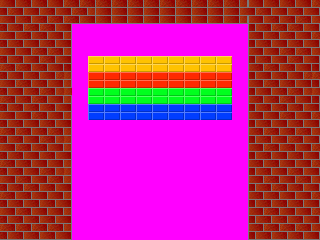

Rendered tile map (Tiled .tmx) drawn with the repository's tilesets; below, a short description and the full map source, tile grids included:
An orthogonal 40x30 tile map with 8x8 px tiles, 1 tile layer (bricks).

<map version="1.2" tiledversion="1.2.1" orientation="orthogonal" renderorder="right-down" width="40" height="30" tilewidth="8" tileheight="8" infinite="0" nextlayerid="3" nextobjectid="1">
 <tileset firstgid="1" source="tileset.tsx" />
 <layer id="1" name="bricks" width="40" height="30">
  <data encoding="csv">
22,23,22,21,22,21,22,23,20,21,20,21,20,21,20,21,20,21,20,21,20,21,20,21,20,21,20,21,20,21,24,18,23,22,21,22,21,22,23,20,
23,20,23,22,23,22,21,22,23,20,21,24,22,23,22,23,22,23,22,23,22,23,22,23,22,23,22,23,22,23,22,23,20,23,22,23,22,21,22,23,
22,23,22,21,22,21,20,21,20,21,22,23,22,23,22,23,22,23,22,23,22,23,22,23,22,23,22,23,22,23,24,18,23,22,21,22,21,20,21,22,
21,22,21,20,21,20,21,22,23,40,40,40,40,40,40,40,40,40,40,40,40,40,40,40,40,40,40,40,40,40,40,17,22,21,20,21,20,21,22,23,
22,23,22,21,22,21,22,23,24,40,40,40,40,40,40,40,40,40,40,40,40,40,40,40,40,40,40,40,40,40,40,18,23,22,21,22,21,22,23,20,
21,22,21,22,23,22,21,22,23,40,40,40,40,40,40,40,40,40,40,40,40,40,40,40,40,40,40,40,40,40,40,17,22,21,22,23,22,21,22,23,
22,23,22,23,20,21,20,21,24,40,40,40,40,40,40,40,40,40,40,40,40,40,40,40,40,40,40,40,40,40,40,18,23,22,23,20,21,20,21,22,
21,22,21,22,23,20,21,22,23,40,40,15,16,15,16,15,16,15,16,15,16,15,16,15,16,15,16,15,16,40,40,17,22,21,22,23,20,21,22,23,
20,21,20,21,22,21,22,23,23,40,40,15,16,15,16,15,16,15,16,15,16,15,16,15,16,15,16,15,16,40,40,18,21,20,21,22,21,22,23,23,
21,22,23,22,21,22,23,20,24,40,40,13,14,13,14,13,14,13,14,13,14,13,14,13,14,13,14,13,14,40,40,17,22,23,22,21,22,23,20,20,
22,23,20,21,22,21,22,23,24,40,40,13,14,13,14,13,14,13,14,13,14,13,14,13,14,13,14,13,14,40,40,18,23,20,21,22,21,22,23,23,
21,22,23,22,21,20,21,22,22,40,40,11,12,11,12,11,12,11,12,11,12,11,12,11,12,11,12,11,12,40,40,17,22,23,22,21,20,21,22,22,
20,21,22,21,20,21,22,23,24,40,40,11,12,11,12,11,12,11,12,11,12,11,12,11,12,11,12,11,12,40,40,18,21,22,21,20,21,22,23,23,
21,22,21,22,21,22,21,22,23,40,40,9,10,9,10,9,10,9,10,9,10,9,10,9,10,9,10,9,10,40,40,17,22,21,22,21,22,21,22,23,
22,23,22,23,20,21,22,23,24,40,40,9,10,9,10,9,10,9,10,9,10,9,10,9,10,9,10,9,10,40,40,18,23,22,23,20,21,22,23,20,
21,22,21,22,23,22,21,22,23,40,40,40,40,40,40,40,40,40,40,40,40,40,40,40,40,40,40,40,40,40,40,17,22,21,22,23,22,21,22,23,
20,21,20,21,22,21,20,21,24,40,40,40,40,40,40,40,40,40,40,40,40,40,40,40,40,40,40,40,40,40,40,18,21,20,21,22,21,20,21,22,
21,22,21,22,23,20,21,22,24,40,40,40,40,40,40,40,40,40,40,40,40,40,40,40,40,40,40,40,40,40,40,17,22,21,22,23,20,21,22,23,
22,23,20,21,22,21,22,23,24,40,40,40,40,40,40,40,40,40,40,40,40,40,40,40,40,40,40,40,40,40,40,18,23,20,21,22,21,22,23,20,
21,22,21,22,23,22,21,22,23,40,40,40,40,40,40,40,40,40,40,40,40,40,40,40,40,40,40,40,40,40,40,17,22,21,22,23,22,21,22,23,
20,21,22,21,22,23,22,23,24,40,40,40,40,40,40,40,40,40,40,40,40,40,40,40,40,40,40,40,40,40,40,18,21,22,21,22,23,22,23,20,
21,22,21,22,23,20,21,22,24,40,40,40,40,40,40,40,40,40,40,40,40,40,40,40,40,40,40,40,40,40,40,17,22,21,22,23,20,21,22,23,
22,23,20,21,22,23,20,21,24,40,40,40,40,40,40,40,40,40,40,40,40,40,40,40,40,40,40,40,40,40,40,18,23,20,21,22,23,20,21,22,
21,22,21,20,21,22,21,22,23,40,40,40,40,40,40,40,40,40,40,40,40,40,40,40,40,40,40,40,40,40,40,17,22,21,20,21,22,21,22,23,
20,21,22,21,22,23,22,23,24,40,40,40,40,40,40,40,40,40,40,40,40,40,40,40,40,40,40,40,40,40,40,18,21,22,21,22,23,22,23,20,
21,22,21,22,21,22,21,22,23,40,40,40,40,40,40,40,40,40,40,40,40,40,40,40,40,40,40,40,40,40,40,17,22,21,22,21,22,21,22,23,
22,23,20,21,22,23,22,23,24,40,40,40,40,40,40,40,40,40,40,40,40,40,40,40,40,40,40,40,40,40,40,18,23,20,21,22,23,22,23,20,
21,22,21,22,21,22,21,22,23,40,40,40,40,40,40,40,40,40,40,40,40,40,40,40,40,40,40,40,40,40,40,17,22,21,22,21,22,21,22,23,
20,21,20,21,20,21,20,21,24,40,40,40,40,40,40,40,40,40,40,40,40,40,40,40,40,40,40,40,40,40,40,18,21,20,21,20,21,20,21,22,
21,22,21,22,21,22,21,22,23,40,40,40,40,40,40,40,40,40,40,40,40,40,40,40,40,40,40,40,40,40,40,17,22,21,22,21,22,21,22,23
</data>
 </layer>
</map>